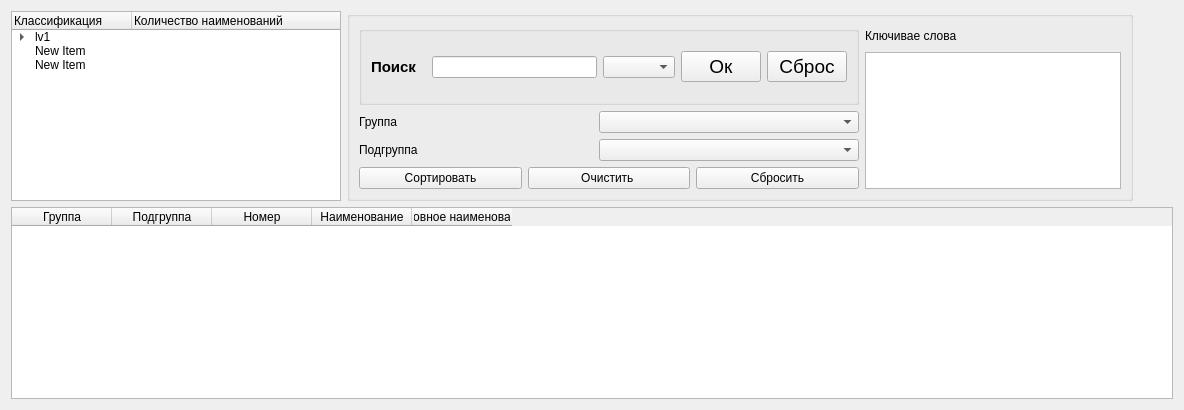
      <widget class="QWidget" name="tab_nom">
       <attribute name="title">
        <string>Номенклатура</string>
       </attribute>
       <layout class="QGridLayout" name="gridLayout_38">
        <item row="1" column="0">
         <widget class="QTableWidget" name="table_nom">
          <column>
           <property name="text">
            <string>Группа</string>
           </property>
          </column>
          <column>
           <property name="text">
            <string>Подгруппа</string>
           </property>
          </column>
          <column>
           <property name="text">
            <string>Номер</string>
           </property>
          </column>
          <column>
           <property name="text">
            <string>Наименование</string>
           </property>
          </column>
          <column>
           <property name="text">
            <string>Условное наименование</string>
           </property>
          </column>
         </widget>
        </item>
        <item row="0" column="0">
         <layout class="QHBoxLayout" name="layout_serch_nom">
          <item>
           <widget class="QTreeWidget" name="treewidget_serch_nom">
            <property name="sizePolicy">
             <sizepolicy hsizetype="Maximum" vsizetype="Maximum">
              <horstretch>0</horstretch>
              <verstretch>0</verstretch>
             </sizepolicy>
            </property>
            <property name="minimumSize">
             <size>
              <width>330</width>
              <height>180</height>
             </size>
            </property>
            <property name="font">
             <font>
              <weight>62</weight>
              <italic>false</italic>
              <bold>true</bold>
             </font>
            </property>
            <attribute name="headerDefaultSectionSize">
             <number>120</number>
            </attribute>
            <column>
             <property name="text">
              <string notr="true">Классификация</string>
             </property>
            </column>
            <column>
             <property name="text">
              <string>Количество наименований</string>
             </property>
            </column>
            <item>
             <property name="text">
              <string>lv1</string>
             </property>
             <item>
              <property name="text">
               <string>lv2</string>
              </property>
             </item>
            </item>
            <item>
             <property name="text">
              <string>New Item</string>
             </property>
            </item>
            <item>
             <property name="text">
              <string>New Item</string>
             </property>
            </item>
           </widget>
          </item>
          <item>
           <layout class="QHBoxLayout" name="layout1_name_serch_nom">
            <item>
             <widget class="QGroupBox" name="groupBox_5">
              <property name="sizePolicy">
               <sizepolicy hsizetype="Preferred" vsizetype="Maximum">
                <horstretch>0</horstretch>
                <verstretch>0</verstretch>
               </sizepolicy>
              </property>
              <property name="minimumSize">
               <size>
                <width>600</width>
                <height>0</height>
               </size>
              </property>
              <property name="maximumSize">
               <size>
                <width>16777215</width>
                <height>190</height>
               </size>
              </property>
              <property name="title">
               <string/>
              </property>
              <layout class="QHBoxLayout" name="horizontalLayout_26">
               <item>
                <layout class="QVBoxLayout" name="verticalLayout_26">
                 <item>
                  <widget class="QGroupBox" name="groupbox_name_serch_nom">
                   <property name="minimumSize">
                    <size>
                     <width>500</width>
                     <height>25</height>
                    </size>
                   </property>
                   <property name="maximumSize">
                    <size>
                     <width>500</width>
                     <height>80</height>
                    </size>
                   </property>
                   <property name="title">
                    <string/>
                   </property>
                   <layout class="QHBoxLayout" name="horizontalLayout_31">
                    <item>
                     <widget class="QLabel" name="label1_name_serch_nom">
                      <property name="minimumSize">
                       <size>
                        <width>55</width>
                        <height>0</height>
                       </size>
                      </property>
                      <property name="font">
                       <font>
                        <pointsize>11</pointsize>
                        <weight>75</weight>
                        <italic>false</italic>
                        <bold>true</bold>
                       </font>
                      </property>
                      <property name="text">
                       <string>Поиск</string>
                      </property>
                     </widget>
                    </item>
                    <item>
                     <widget class="QLineEdit" name="lineedit_name_serch_nom"/>
                    </item>
                    <item>
                     <widget class="QComboBox" name="combobox_name_sech_nom"/>
                    </item>
                    <item>
                     <widget class="QPushButton" name="pushbutton_ok_serch_nom">
                      <property name="font">
                       <font>
                        <pointsize>14</pointsize>
                        <weight>50</weight>
                        <italic>false</italic>
                        <bold>false</bold>
                       </font>
                      </property>
                      <property name="text">
                       <string>Ок</string>
                      </property>
                     </widget>
                    </item>
                    <item>
                     <widget class="QPushButton" name="pushbutton_cancel_serch_nom">
                      <property name="font">
                       <font>
                        <pointsize>14</pointsize>
                        <weight>50</weight>
                        <italic>false</italic>
                        <bold>false</bold>
                       </font>
                      </property>
                      <property name="text">
                       <string>Сброс</string>
                      </property>
                     </widget>
                    </item>
                   </layout>
                  </widget>
                 </item>
                 <item>
                  <layout class="QHBoxLayout" name="horizontalLayout_27">
                   <item>
                    <widget class="QLabel" name="label_13">
                     <property name="text">
                      <string>Группа</string>
                     </property>
                    </widget>
                   </item>
                   <item>
                    <widget class="QComboBox" name="comboBox_9">
                     <property name="sizePolicy">
                      <sizepolicy hsizetype="Expanding" vsizetype="Fixed">
                       <horstretch>0</horstretch>
                       <verstretch>0</verstretch>
                      </sizepolicy>
                     </property>
                     <property name="maximumSize">
                      <size>
                       <width>260</width>
                       <height>16777215</height>
                      </size>
                     </property>
                    </widget>
                   </item>
                  </layout>
                 </item>
                 <item>
                  <layout class="QHBoxLayout" name="horizontalLayout_28">
                   <item>
                    <widget class="QLabel" name="label_14">
                     <property name="text">
                      <string>Подгруппа</string>
                     </property>
                    </widget>
                   </item>
                   <item>
                    <widget class="QComboBox" name="comboBox_10">
                     <property name="sizePolicy">
                      <sizepolicy hsizetype="Expanding" vsizetype="Fixed">
                       <horstretch>0</horstretch>
                       <verstretch>0</verstretch>
                      </sizepolicy>
                     </property>
                     <property name="maximumSize">
                      <size>
                       <width>260</width>
                       <height>16777215</height>
                      </size>
                     </property>
                    </widget>
                   </item>
                  </layout>
                 </item>
                 <item>
                  <layout class="QHBoxLayout" name="horizontalLayout_29">
                   <item>
                    <widget class="QPushButton" name="pushButton_14">
                     <property name="text">
                      <string>Сортировать</string>
                     </property>
                    </widget>
                   </item>
                   <item>
                    <widget class="QPushButton" name="pushButton_15">
                     <property name="text">
                      <string>Очистить </string>
                     </property>
                    </widget>
                   </item>
                   <item>
                    <widget class="QPushButton" name="pushButton_16">
                     <property name="text">
                      <string>Сбросить</string>
                     </property>
                    </widget>
                   </item>
                  </layout>
                 </item>
                </layout>
               </item>
               <item>
                <layout class="QVBoxLayout" name="verticalLayout_27">
                 <item>
                  <layout class="QHBoxLayout" name="horizontalLayout_30">
                   <item>
                    <widget class="QLabel" name="label_15">
                     <property name="text">
                      <string>Ключивае слова</string>
                     </property>
                    </widget>
                   </item>
                   <item>
                    <spacer name="horizontalSpacer_6">
                     <property name="orientation">
                      <enum>Qt::Horizontal</enum>
                     </property>
                     <property name="sizeHint" stdset="0">
                      <size>
                       <width>40</width>
                       <height>20</height>
                      </size>
                     </property>
                    </spacer>
                   </item>
                  </layout>
                 </item>
                 <item>
                  <widget class="QListWidget" name="listWidget_5"/>
                 </item>
                </layout>
               </item>
              </layout>
             </widget>
            </item>
            <item>
             <spacer name="hspacer_serch_nom">
              <property name="orientation">
               <enum>Qt::Horizontal</enum>
              </property>
              <property name="sizeHint" stdset="0">
               <size>
                <width>40</width>
                <height>20</height>
               </size>
              </property>
             </spacer>
            </item>
           </layout>
          </item>
         </layout>
        </item>
       </layout>
      </widget>
